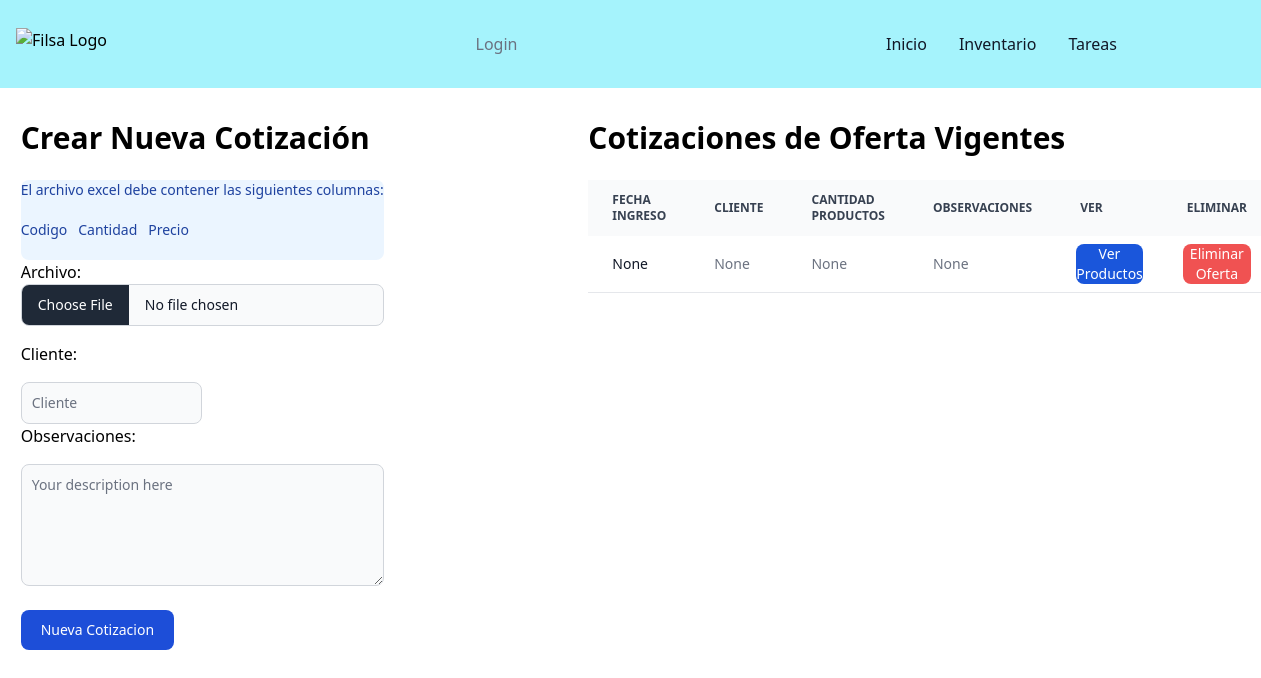
/new-cotization/, run on the app's committed database.
### filsa/models.py (models this page shows)
class Cotization(models.Model):
    cotization_id = models.AutoField(primary_key=True)
    date = models.DateField(verbose_name=u"Fecha", null=True, blank=True)
    customer = models.CharField(max_length=60, null=True, blank=True)
    numberOfProducts = models.IntegerField(null=True, blank=True)
    observations = models.CharField(max_length=500, null=True, blank= True)

### filsa/views.py (the view)
# urls.py: path('new-cotization/', newCotization , name='newcotization'),
def newCotization(request):
    print('request.Files are')
    print(request.FILES)
    cotizations = Cotization.objects.all()
    if request.method == 'POST':
        form = CotizationForm(request.POST, request.FILES)
        if form.is_valid():
            print('el form es valido')
            data = handle_uploaded_file(request.FILES['archivo'])
            register_date = datetime.now().date()
            customer = form.cleaned_data['cliente']
            observations = form.cleaned_data['observaciones']
            numberOfProducts = len(data)
            cotization = Cotization.objects.create(date=register_date, customer = customer, numberOfProducts=numberOfProducts,observations=observations)
            for i in range(0,len(data)):
                product_code = data.iloc[i]['codigo']
                product_quantity = data.iloc[i]['cantidad']
                product_price = data.iloc[i]['precio']
                productdb = Product.objects.filter(internalCode = product_code).update(hasOffer=cotization, quantityOffer=product_quantity,priceOffer=product_price)
            messages.info(request, "Nueva Cotizacion de Oferta creada en forma exitosa", extra_tags="CotizacionOferta")
    else:
        form = CotizationForm()
    return render(request, 'cotization.html', {'form': form, 'cotizations':cotizations})

### filsa/forms.py
class CotizationForm(forms.Form):
    archivo = forms.FileField(widget=forms.FileInput(attrs={'class': "mb-4 block w-full text-sm text-gray-900 border border-gray-300 rounded-lg cursor-pointer bg-gray-50 dark:text-gray-400 focus:outline-none dark:bg-gray-700 dark:border-gray-600 dark:placeholder-gray-400" ,'id':"file_input" ,'type':"file" }))
    cliente = forms.CharField(widget=forms.TextInput(attrs={"class" : "mt-4 block p-2.5 w-1/2 text-sm text-gray-900 bg-gray-50 rounded-lg border border-gray-300 focus:ring-primary-500 focus:border-primary-500 dark:bg-gray-700 dark:border-gray-600 dark:placeholder-gray-400 dark:text-white dark:focus:ring-primary-500 dark:focus:border-primary-500" ,"placeholder":"Cliente"}))
    observaciones = forms.CharField(widget=forms.Textarea(attrs={"rows":"5", "class" : "mt-4 block p-2.5 w-full text-sm text-gray-900 bg-gray-50 rounded-lg border border-gray-300 focus:ring-primary-500 focus:border-primary-500 dark:bg-gray-700 dark:border-gray-600 dark:placeholder-gray-400 dark:text-white dark:focus:ring-primary-500 dark:focus:border-primary-500" ,"placeholder":"Your description here"}))

### filsa/templates/cotization.html (shortened to what this page needs)
{% extends '_base.html' %}
{% load static %}
{% block content %}
<div class="grid sm:grid-cols-2 sm:gap-6 md:grid-cols-3 gap-4 block">
    <div class="mx-auto relative top-8 block">
        <h3 class="text-3xl font-bold dark:text-white mb-6">Crear Nueva Cotización</h3>
        <div class="relative text-sm text-blue-800 rounded-lg bg-blue-50 dark:bg-gray-800 dark:text-blue-400" role="alert">
           El archivo excel debe contener las siguientes columnas:
           <br/> <br/>
           Codigo &nbsp; Cantidad &nbsp; Precio
           <br/> <br/>
          </div>
    <form enctype="multipart/form-data" id="forms" action="{% url 'newcotization' %}" method="POST" onsubmit="openLoader()">
        {{ form.as_p }}
        <button type="submit" id='nuevoIngreso' class="inline-flex items-center px-5 py-2.5 mt-4 sm:mt-6 text-sm font-medium text-center text-white bg-primary-700 rounded-lg focus:ring-4 focus:ring-primary-200 dark:focus:ring-primary-900 hover:bg-primary-800">
            Nueva Cotizacion
        </button>
    </form>
    </div>
     <div class="relative mx-auto top-8 lg:ml-40 overflow-x-auto block">
        <h3 class="text-3xl font-bold dark:text-white mb-6">Cotizaciones de Oferta Vigentes</h3>
        <table class="w-full text-sm text-left rtl:text-right text-gray-500 dark:text-gray-400">
            <thead class="text-xs text-gray-700 uppercase bg-gray-50 dark:bg-gray-700 dark:text-gray-400">
                <tr>
                    <th scope="col" class="px-6 py-3">
                        Fecha Ingreso
                    </th>
                    <th scope="col" class="px-6 py-3">
                        Cliente
                    </th>
                    <th scope="col" class="px-6 py-3">
                        Cantidad Productos
                    </th>
                    <th scope="col" class="px-6 py-3">
                        Observaciones
                    </th>
                    <th scope="col" class="px-6 py-3">
                        Ver
                    </th>
                    <th scope="col" class="px-6 py-3">
                        Eliminar
                    </th>
                </tr>
            </thead>
            <tbody>
                {% for cotization in cotizations %}
                <tr class="bg-white border-b dark:bg-gray-800 dark:border-gray-700">
                    <th scope="row" class="px-6 py-4 font-medium text-gray-900 whitespace-nowrap dark:text-white">
                        {{cotization.date}}
                    </th>
                    <td class="px-6 py-4">
                        {{cotization.customer}}
                    </td>
                    <td class="px-6 py-4">
                        {{cotization.numberOfProducts}}
                    </td>
                    <td class="px-6 py-4">
                        {{cotization.observations}}
                    </td>
                    <td class="px-5 py-2">
                    <button onclick="openmodal('{{cotization.cotization_id}}')"  class="block text-white bg-blue-700 hover:bg-blue-800 focus:ring-4 focus:outline-none focus:ring-blue-300 font-medium rounded-lg text-sm text-center dark:bg-blue-600 dark:hover:bg-blue-700 dark:focus:ring-blue-800" type="button">
                    Ver Productos
                    </button>
                    </td>
                    <td class="px-5 py-2">
                        <a href="{% url 'deletecotization' cotization_id=cotization.cotization_id %}">
                        <button class="block text-white bg-red-500 hover:bg-blue-800 focus:ring-4 focus:outline-none focus:ring-blue-300 font-medium rounded-lg text-sm text-center dark:bg-blue-600 dark:hover:bg-blue-700 dark:focus:ring-blue-800" type="button">
                        Eliminar Oferta
                        </button>
                    </a>
                        </td>
                </tr>
                {% endfor %}
            </tbody>
        </table>
    </div>
</div>
{% endblock content %}

### data on the page
Cotization: date "None", customer "None", numberOfProducts "None", observations "None"
